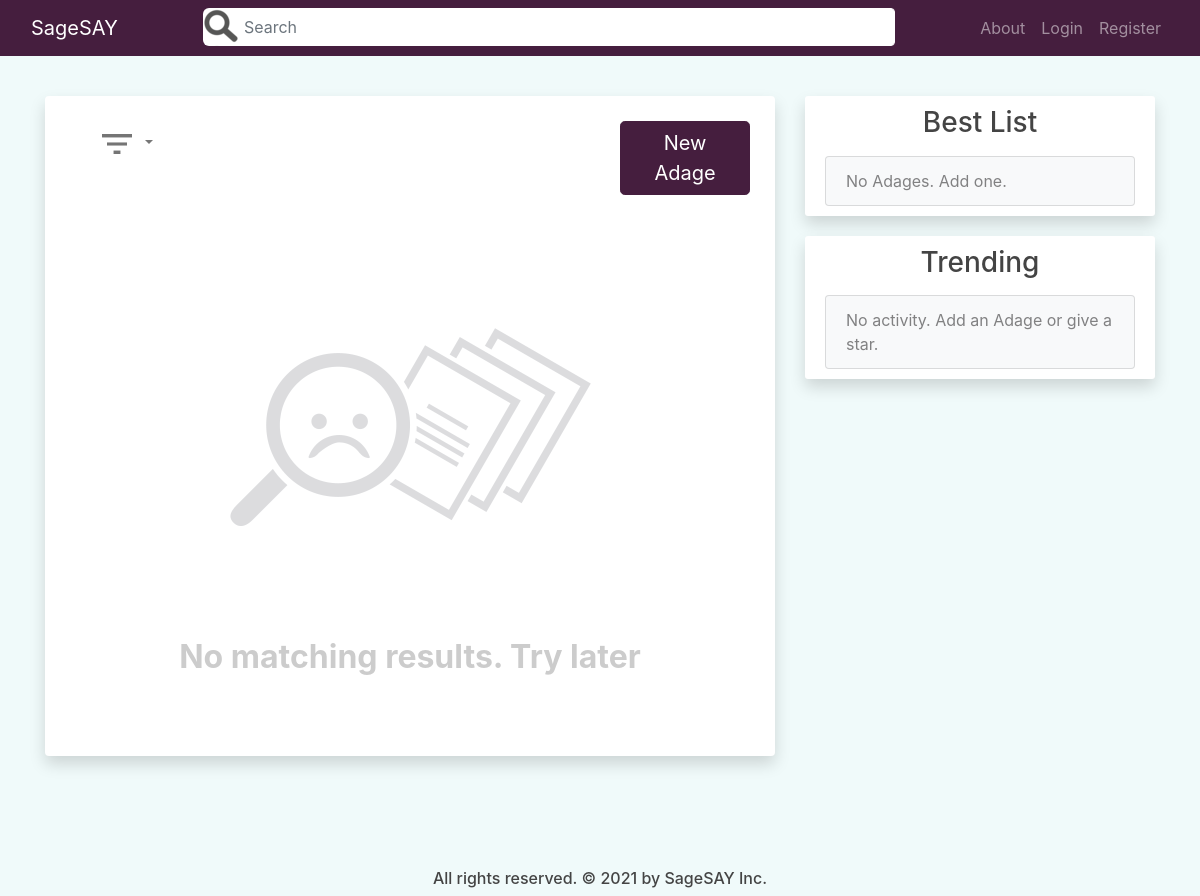
The app's page /home, older data.
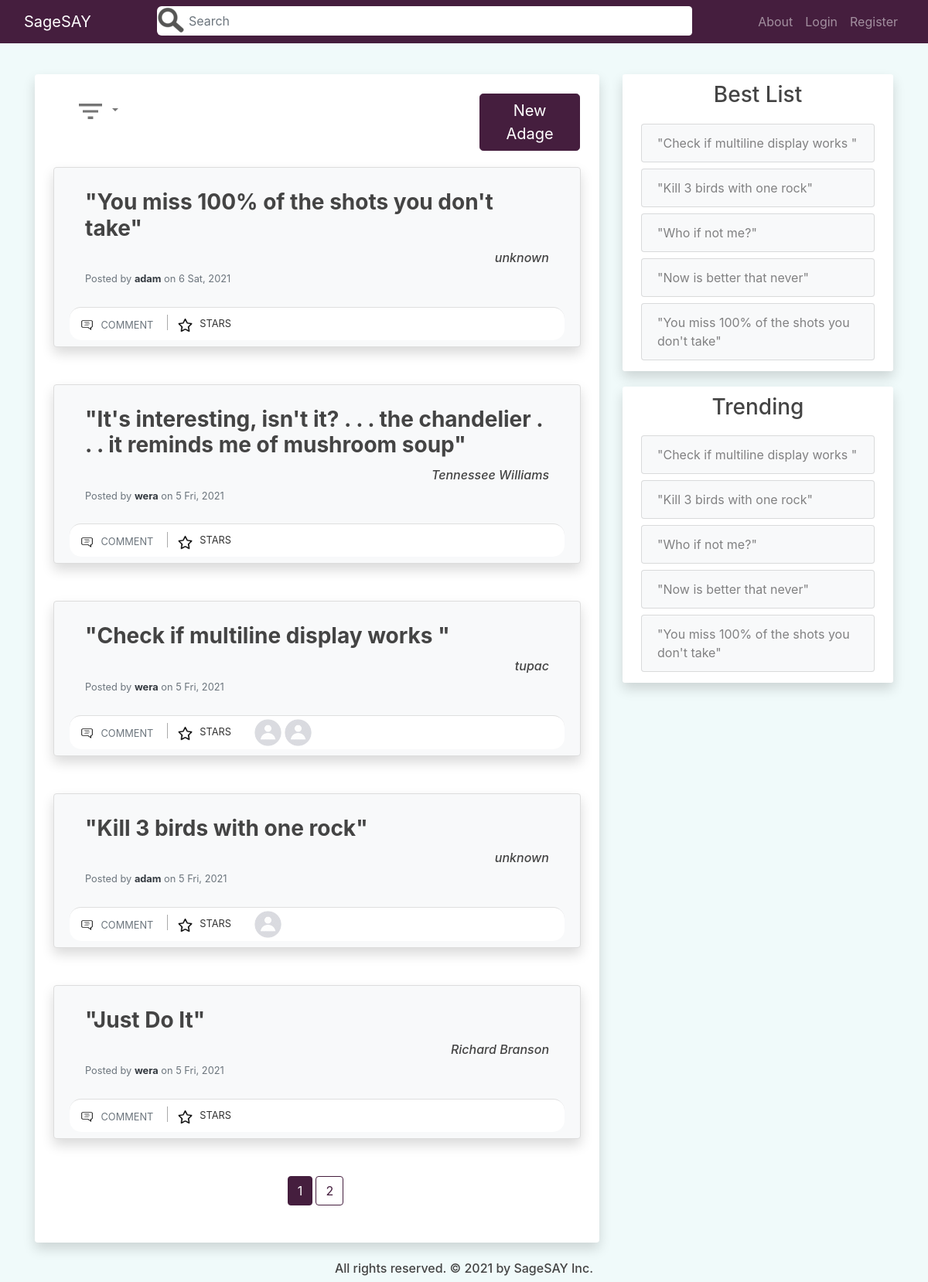
The same page, newer data.
### quotes_app/models.py (models this page shows, shortened)
class Post(db.Model):
    id = db.Column(db.Integer, primary_key=True)
    author = db.Column(db.String(100), nullable=False, default='Anonymous')
    content = db.Column(db.Text, nullable=False)
    date_posted = db.Column(db.DateTime, nullable=False, default=dt.utcnow)
    user_id = db.Column(db.Integer, db.ForeignKey('user.id'), nullable=False)
    comments = db.relationship('Comment', backref='comment_post', lazy=True)
    likes = db.relationship('Like', backref='like_post', lazy=True)

class User(db.Model, UserMixin):
    id = db.Column(db.Integer, primary_key=True)
    username = db.Column(db.String(20), unique=True, nullable=False)
    email = db.Column(db.String(120), unique=True, nullable=False)
    image_file = db.Column(db.String(20), nullable=False, default='default.jpg')
    password = db.Column(db.String(60), nullable=False)
    posts = db.relationship('Post', backref='posted_by', lazy=True)
    comments = db.relationship('Comment', backref='comment_author', lazy=True)
    likes = db.relationship('Like', backref='like_author', lazy=True)
    more_info = db.relationship('MoreInfoUser', backref='info_author', lazy=True)
    like_comments = db.relationship('LikeComment', backref='like_comment_author', lazy=True)

### quotes_app/main/routes.py (the view, shortened to what this page needs)
@main.route("/", methods=['GET', 'POST'])
@main.route("/home", methods=['GET', 'POST'])
def home():
    schform = SearchForm()
    page = request.args.get('page', 1, type=int)
    sort = request.args.get('srt', 'n', type=str)
    if schform.schsubmit.data and schform.validate_on_submit():
        if schform.query.data != '':
            return redirect(url_for('main.home', sch=schform.query.data))
        else:
            return redirect(url_for('main.home', page=page, srt=sort))
    post_id = request.args.get('star', type=int)
    search = request.args.get('sch', type=str)
    posts = prepare_posts(search, sort)
    num_pages = prepare_num_pages(posts, page, PER_PAGE)
    posts_data = prepare_posts_display(posts[(page-1)*PER_PAGE:page*PER_PAGE], 10)
    best_posts = get_best_posts(BEST_TREND)
    trend_posts = get_trending(BEST_TREND)
    if search:
        schform.query.data = search
    return render_template('main/home.html', posts_data=posts_data, num_pages=num_pages,
        schform=schform, best_posts=best_posts, trend_posts=trend_posts, page=page,
        search=search, sort=sort)

### quotes_app/main/forms.py
class SearchForm(FlaskForm):
    query = StringField('Search')
    schsubmit = SubmitField('Go')

### quotes_app/main/utils.py (called while the page is built)
def prepare_posts_display(posts, size):
    posts_data = []
    for post in posts:
        post_info = []
        likes = Like.query.filter_by(like_post=post).limit(size).all()
        for like in likes:
            post_info.append(User.query.get(like.user_id))
        post_info.append(post)
        starred = None
        if current_user.is_authenticated:
            starred = Like.query.filter_by(like_post=post, like_author=current_user).first()
        if starred:
            post_info.append(True)
        else:
            post_info.append(False)
        posts_data.append(post_info)
    return posts_data

def is_valid_page(posts, page, per_page):
    len_posts = len(posts)
    if page <= 0 or per_page <= 0 or (len_posts == 0 and page != 1):
        return False
    if len_posts % per_page == 0:
        if len_posts // per_page < page and len_posts > 0:
            return False
    else:
        if len_posts // per_page + 1 < page:
            return False
    return True

### quotes_app/templates/main/home.html (shortened to what the changed rows need)
{% extends "main/layout.html" %}
{% block content %}
<div class="col-md-8">
    <div class="mx-auto">
        <div class="container py-4 px-4 mb-4 bg-white shadow rounded overflow-hidden">
            {% for post in posts_data %}
                <div class="card rounded shadow bg-light py-2 mb-5">
                    <div class="card-body">
                        <div class="row">
                            <div class="col-12 link-post-content">
                                <a href="{{ url_for('posts.post', post_id=post[-2].id) }}"><h3 class="card-title "><b>"{{ post[-2].content | safe }}"</b></h3></a>
                            </div>
                            <div class="col-12 d-flex justify-content-end text-center">
                                <h6><i>{{ post[-2].author }}</i></h6>
                            </div>
                            <div class="col mt-2">
                                <h6 class="card-subtitle mb-2 text-muted">
                                    <p class="card-text text-muted small"> Posted by <a href="{{ url_for('users.user_profile', username=post[-2].posted_by.username) }}" class="font-weight-bold text-dark"> {{ post[-2].posted_by.username }}</a> on {{ post[-2].date_posted.strftime('%-d %a, %Y') }}</p>
                                </h6>
                            </div>
                        </div>
                    </div>
                    <div class="card-footer bg-white p-1">
                        <div class="row">
                            <div class="col-md-auto ">
                                <a href="{{ url_for('posts.post', post_id=post[-2].id) }}" class="btn btn-outlined btn-black text-muted bg-transparent p-1 ml-1 mr-2" data-wow-delay="0.7s">
                                    <img src="{{ url_for('static', filename='icons_photos/comment.png') }}" class="mr-1 " width="19" height="19">
                                    <small>COMMENT</small>
                                </a>
                                {% if search %}
                                    <a href="{{ url_for('main.home', page=page, star=post[-2].id, sch=search, srt=sort) }}" class="btn btn-outlined btn-black text-muted bg-transparent p-1 ml-2 mr-0" data-wow-delay="0.7s"></a>
                                {% else %}
                                    <a href="{{ url_for('main.home', page=page, star=post[-2].id, srt=sort) }}" class="btn btn-outlined btn-black text-muted bg-transparent p-1 ml-2 mr-0" data-wow-delay="0.7s">
                                {% endif %}
                                {% if post[-1] == True %}
                                    <img src="{{ url_for('static', filename='icons_photos/christmas-star.png') }}" width="19" height="19">
                                {% else %}
                                    <img src="{{ url_for('static', filename='icons_photos/star.png') }}" width="19" height="19">
                                {% endif %}
                                </a>
                                <small>STARS</small>
                            </div>
                            <div class="col-md-auto">
                                <ul class="list-inline mb-0">
                                    {% for user in post[:-2] %}
                                    <li class="list-inline-item">
                                        <a href="{{ url_for('users.user_profile', username=user.username) }}">
                                            <img src="{{ url_for('static', filename='profile_pics/' + user.image_file) }}" alt="DP" class=" rounded-circle" width="35" height="35">
                                        </a>
                                    </li>
                                    {% endfor %}
                                </ul>
                            </div>
                        </div>
                    </div>
                </div>
            {% endfor %}
            <div class="container d-flex justify-content-center">
                {% for page_num in num_pages %}
                    {% if page_num %}
                        {% if page == page_num %}
                            {% if search %}
                                <a class="mr-1 mb-4 btn btn-violet" href="{{ url_for('main.home', page=page_num, sch=search, srt=sort) }}">{{ page_num }}</a>
                            {% else %}
                                <a class="mr-1 mb-4 btn btn-violet" href="{{ url_for('main.home', page=page_num, srt=sort) }}">{{ page_num }}</a>
                            {% endif %}
                        {% else %}
                            {% if search %}
                                <a class="mr-1 mb-4 btn btn-outline-violet" href="{{ url_for('main.home', page=page_num, sch=search, srt=sort) }}">{{ page_num }}</a>
                            {% else %}
                                <a class="mr-1 mb-4 btn btn-outline-violet" href="{{ url_for('main.home', page=page_num, srt=sort) }}">{{ page_num }}</a>
                            {% endif %}
                        {% endif %}
                    {% else %}
                        ...
                    {% endif %}
                {% endfor %}
            </div>
            {% if not posts_data %}
                <div class="container d-flex justify-content-center no-matching">
                    <img src="{{ url_for('static', filename='icons_photos/no_results.png') }}" class="img-fluid">
                </div>
                <div class="container d-flex justify-content-center text-center no-matching mb-5">
                    <h2 class="no-matching-color"><b>No matching results. Try later</b></h2>
                </div>
            {% endif %}
        </div>
    </div>
</div>
<div class="col-md-4">
    <div class="content-section shadow">
        <ul class="list-group">
            {% if not best_posts %}
                <a href="{{ url_for('posts.new_post') }}"><li class="list-group-item list-group-item-light">No Adages. Add one.</li></a>
            {% else %}
                {% for post in best_posts %}
                    <a href="{{ url_for('posts.post', post_id=post.id) }}" class="p-1"><li class="list-group-item list-group-item-light">"{{ post.content | safe }}"</li></a>
                {% endfor %}
            {% endif %}
        </ul>
    </div>
    <div class="content-section shadow">
        <ul class="list-group">
            {% if not trend_posts %}
            <a href="{{ url_for('posts.new_post') }}"><li class="list-group-item list-group-item-light">No activity. Add an Adage or give a star.</li></a>
            {% else %}
                {% for post in trend_posts %}
                <a href="{{ url_for('posts.post', post_id=post.id) }}" class="p-1"><li class="list-group-item list-group-item-light">"{{ post.content | safe }}"</li></a>
                {% endfor %}
            {% endif %}
        </ul>
    </div>
</div>
{% endblock content %}

Row changes from the older to the newer data that the page shows:
added Post: content "You miss 100% of the shots you don't take", author "unknown", username "adam", date_posted "6 Sat, 2021"
added Post: content "It's interesting, isn't it? . . . the chandelier . . . it reminds me of mushroom soup", author "Tennessee Williams", username "wera", date_posted "5 Fri, 2021"
added User: content "Check if multiline display works", author "tupac", username "wera", date_posted "5 Fri, 2021", image_file (placeholder picture)
now on this page (row edited): User: image_file (picture), content "Kill 3 birds with one rock", author "unknown", username "adam", date_posted "5 Fri, 2021"
added Post: content "Just Do It", author "Richard Branson", username "wera", date_posted "5 Fri, 2021"
added Post: content "Check if multiline display works"
added Post: content "Kill 3 birds with one rock"
added Post: content "Who if not me?"
added Post: content "Now is better that never"
Text that changed along with them:
new list line: "1"
new list line: "2"
text no longer shown: "No matching results. Try later No Adages. Add one. No activity. Add an Adage or give a star."
